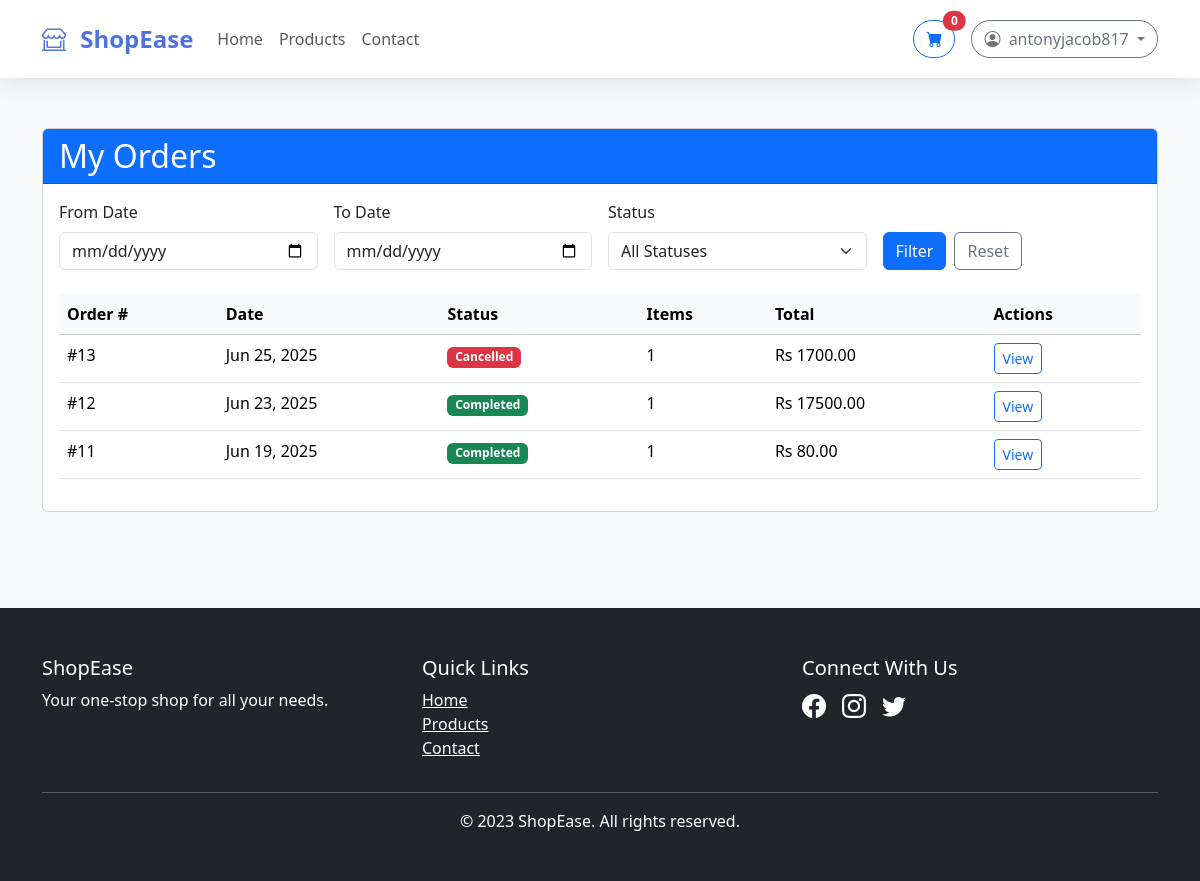
The app's page /my-orders/ (signed in) with its own data.
### client_app/models.py (models this page shows)
class Order(models.Model):
    user = models.ForeignKey(User, on_delete=models.SET_NULL, null=True)  # If you have user accounts
    session_key = models.CharField(max_length=100, blank=True)  # For guest checkouts
    total_amount = models.DecimalField(max_digits=10, decimal_places=2)
    created_at = models.DateTimeField(auto_now_add=True)
    status = models.CharField(max_length=20, default='pending',
                            choices=[
                                ('pending', 'Pending'),
                                ('completed', 'Completed'),
                                ('cancelled', 'Cancelled')
                            ])

### client_app/views.py (the view)
# urls.py: path('my-orders/', views.user_orders_view, name='user_orders'),
@login_required
def user_orders_view(request):
    orders = Order.objects.filter(user=request.user).order_by('-created_at')
    start_date = request.GET.get('start_date')
    end_date = request.GET.get('end_date')
    if start_date and end_date:
        orders = orders.filter(created_at__date__range=[start_date, end_date])
    elif start_date:
        orders = orders.filter(created_at__date__gte=start_date)
    elif end_date:
        orders = orders.filter(created_at__date__lte=end_date)
    status_filter = request.GET.get('status')
    if status_filter:
        orders = orders.filter(status=status_filter)
    paginator = Paginator(orders, 10)
    page_number = request.GET.get('page')
    page_obj = paginator.get_page(page_number)
    return render(request, 'user_orders.html', {
        'orders': page_obj,
        'status_choices': ['pending', 'completed', 'cancelled'],
        'title': 'My Orders'
    })

### client_app/templates/user_orders.html (shortened to what this page needs)
{% extends 'base.html' %}
{% block content %}
<div class="container my-5">
    <div class="card">
        <div class="card-header bg-primary text-white">
            <h2 class="mb-0">My Orders</h2>
        </div>
        <div class="card-body">
            <form method="get" class="mb-4">
                <div class="row g-3">
                    <div class="col-md-3">
                        <label for="start_date" class="form-label">From Date</label>
                        <input type="date" class="form-control" id="start_date" name="start_date"
                               value="{{ request.GET.start_date }}">
                    </div>
                    <div class="col-md-3">
                        <label for="end_date" class="form-label">To Date</label>
                        <input type="date" class="form-control" id="end_date" name="end_date"
                               value="{{ request.GET.end_date }}">
                    </div>
                    <div class="col-md-3">
                        <label for="status" class="form-label">Status</label>
                        <select class="form-select" id="status" name="status">
                            <option value="">All Statuses</option>
                        </select>
                    </div>
                    <div class="col-md-3 d-flex align-items-end">
                        <button type="submit" class="btn btn-primary me-2">Filter</button>
                        <a href="{% url 'user_orders' %}" class="btn btn-outline-secondary">Reset</a>
                    </div>
                </div>
            </form>
            <div class="table-responsive">
                <table class="table table-hover">
                    <thead class="table-light">
                        <tr>
                            <th>Order #</th>
                            <th>Date</th>
                            <th>Status</th>
                            <th>Items</th>
                            <th>Total</th>
                            <th>Actions</th>
                        </tr>
                    </thead>
                    <tbody>
                        {% for order in orders %}
                        <tr>
                            <td>#{{ order.id }}</td>
                            <td>{{ order.created_at|date:"M d, Y" }}</td>
                            <td>
                                <span class="badge
                                    {% if order.status == 'completed' %}bg-success
                                    {% elif order.status == 'cancelled' %}bg-danger
                                    {% else %}bg-warning text-dark{% endif %}">
                                    {{ order.status|title }}
                                </span>
                            </td>
                            <td>{{ order.items.count }}</td>
                            <td>Rs {{ order.total_amount }}</td>
                            <td>
                                <a href="{% url 'order_detail' order.id %}" class="btn btn-sm btn-outline-primary">
                                    View
                                </a>
                            </td>
                        </tr>
                        {% empty %}
                        <tr>
                            <td colspan="6" class="text-center py-4">No orders found</td>
                        </tr>
                        {% endfor %}
                    </tbody>
                </table>
            </div>
        </div>
    </div>
</div>
{% endblock %}

### client_app/templates/base.html (shortened to what this page needs)
<!DOCTYPE html>
<html lang="en">
<head>
    <link href="https://cdn.jsdelivr.net/npm/bootstrap@5.3.2/dist/css/bootstrap.min.css" rel="stylesheet">
    <link rel="stylesheet" href="https://cdn.jsdelivr.net/npm/bootstrap-icons@1.11.1/font/bootstrap-icons.css">
</head>
<body>
    <nav class="navbar navbar-expand-lg navbar-light bg-white fixed-top py-3">
        <div class="container">
            <a class="navbar-brand fw-bold fs-4" href="{% url 'home' %}" style="color: var(--primary-color);">
                <i class="bi bi-shop-window me-2"></i> ShopEase
            </a>
            <div class="collapse navbar-collapse" id="navbarContent">
                <ul class="navbar-nav me-auto mb-2 mb-lg-0">
                    <li class="nav-item">
                        <a class="nav-link {% if request.path == '/' %}active{% endif %}"
                            href="{% url 'home' %}">Home</a>
                    </li>
                    <li class="nav-item">
                        <a class="nav-link {% if request.path == '/products/' %}active{% endif %}"
                            href="{% url 'products' %}">Products</a>
                    </li>
                    <li class="nav-item">
                        <a class="nav-link {% if request.path == '/contact/' %}active{% endif %}"
                            href="{% url 'contact' %}">Contact</a>
                    </li>
                </ul>
                <div class="d-flex align-items-center gap-3">
                    {% if user.is_authenticated %}
                    <a href="{% url 'cart_view' %}" class="btn btn-outline-primary position-relative"
                        style="border-radius: 50px;">
                        <i class="bi bi-cart-fill"></i>
                        <span class="position-absolute top-0 start-100 translate-middle badge rounded-pill bg-danger">
                            {% with cart=request.session.cart %}
                            {{ cart|length }}
                            {% endwith %}
                        </span>
                    </a>
                    {% endif %}
                    {% if user.is_authenticated %}
                    <div class="dropdown">
                        <button class="btn btn-outline-secondary dropdown-toggle" type="button"
                            data-bs-toggle="dropdown" style="border-radius: 50px;">
                            <i class="bi bi-person-circle me-1"></i> {{ user.username }}
                        </button>
                    </div>
                    {% else %}
                    <a href="{% url 'login' %}" class="btn btn-outline-primary" style="border-radius: 50px;">Login</a>
                    <a href="{% url 'signup' %}" class="btn btn-primary" style="border-radius: 50px;">Sign Up</a>
                    {% endif %}
                </div>
            </div>
        </div>
    </nav>
    <main>
        {% block content %}{% endblock %}
    </main>
    <footer class="bg-dark text-white py-5 mt-5">
        <div class="container">
            <div class="row">
                <div class="col-md-4">
                    <h5>ShopEase</h5>
                    <p>Your one-stop shop for all your needs.</p>
                </div>
                <div class="col-md-4">
                    <h5>Quick Links</h5>
                    <ul class="list-unstyled">
                        <li><a href="{% url 'home' %}" class="text-white">Home</a></li>
                        <li><a href="{% url 'products' %}" class="text-white">Products</a></li>
                        <li><a href="{% url 'contact' %}" class="text-white">Contact</a></li>
                    </ul>
                </div>
                <div class="col-md-4">
                    <h5>Connect With Us</h5>
                    <div class="d-flex gap-3">
                        <a href="#" class="text-white"><i class="bi bi-facebook fs-4"></i></a>
                        <a href="#" class="text-white"><i class="bi bi-instagram fs-4"></i></a>
                        <a href="#" class="text-white"><i class="bi bi-twitter fs-4"></i></a>
                    </div>
                </div>
            </div>
            <hr>
            <div class="text-center">
                <p class="mb-0">&copy; 2023 ShopEase. All rights reserved.</p>
            </div>
        </div>
    </footer>
</body>
</html>

### client_app/templates/base.html (style rules this page uses)
:root { --primary-color: #4e73df; --secondary-color: #f8f9fc; --accent-color: #2e59d9; }
body { padding-top: 80px; background-color: #f8f9fa; font-family: 'Segoe UI', Tahoma, Geneva, Verdana, sans-serif; min-height: 100vh; display: flex; flex-direction: column; }
main { flex: 1; }
.navbar { box-shadow: 0 0.15rem 1.75rem 0 rgba(58, 59, 69, 0.15); }

### records on screen
Order: id "13", created_at "Jun 25, 2025", status "Cancelled", items.count "1", total_amount "1700.00"
Order: id "12", created_at "Jun 23, 2025", status "Completed", items.count "1", total_amount "17500.00"
Order: id "11", created_at "Jun 19, 2025", status "Completed", items.count "1", total_amount "80.00"

### other values on screen
{{ cart|length }} "0"
{{ user.username }} "antonyjacob817"
